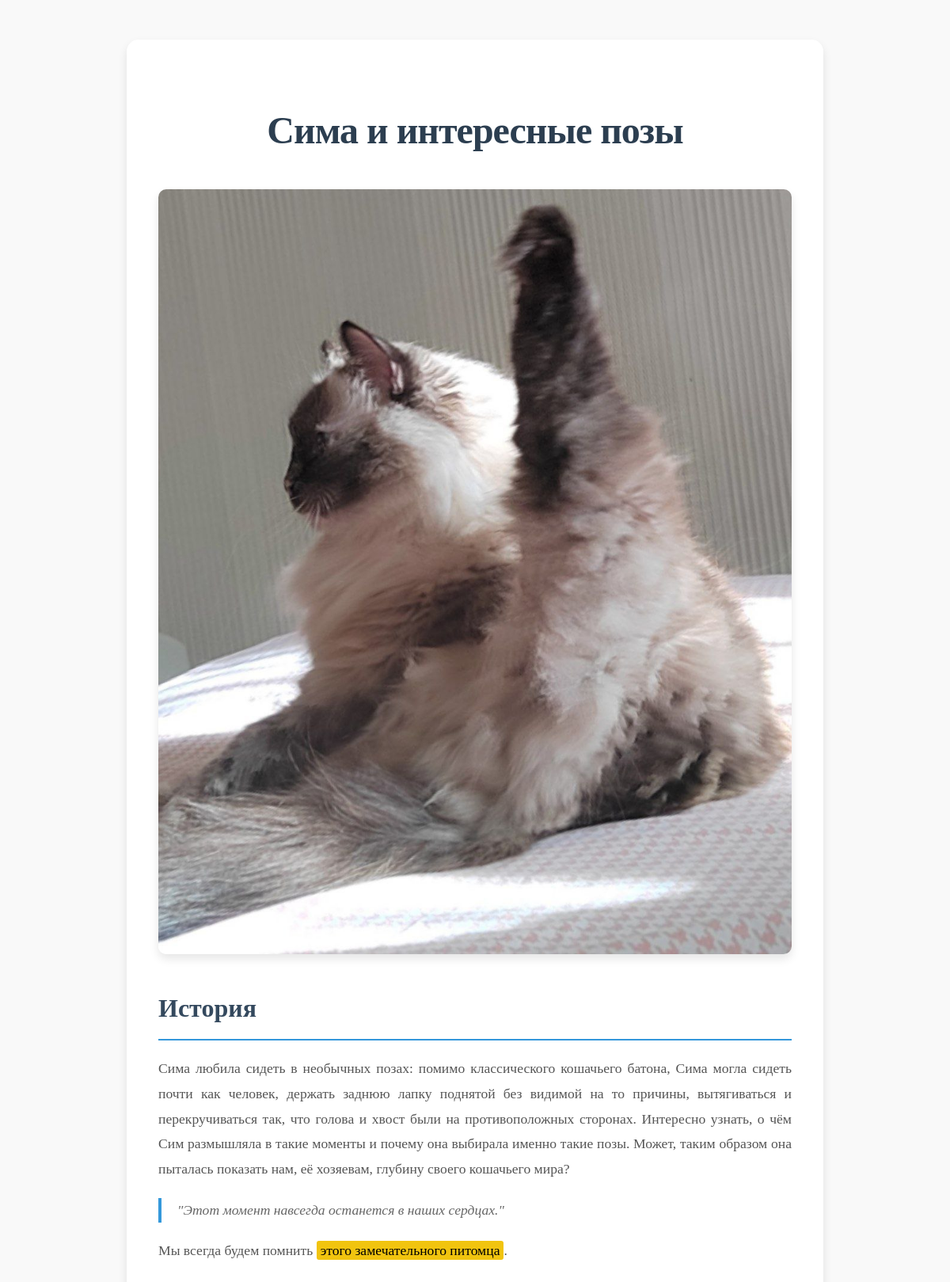
Page /article/3 on the committed database.
### memorial/models.py (models this page shows, shortened)
class SimaPost(models.Model):
    title = models.CharField(max_length=300, blank=False)
    main_picture = models.ImageField(upload_to="uploads/%Y/%m/%d")
    content = models.TextField(blank=True)
    is_published = models.BooleanField(default=True)
    time_create = models.DateTimeField(auto_now_add=True)

### memorial/views.py (the view)
# urls.py: path('article/<int:number>', articles),
def articles(request, number):
    s_post = SimaPost.objects.all()
    if number == 1:
        sp_post = s_post[0]
        return render(request, 'classic_story.html', {'post': sp_post})
    elif number == 2:
        sp_post = s_post[1]
        return render(request, 'classic_story.html', {'post': sp_post})
    elif number == 3:
        sp_post = s_post[2]
        return render(request, 'classic_story.html', {'post': sp_post})
    elif number == 4:
        sp_post = s_post[3]
        return render(request, 'classic_story.html', {'post': sp_post})

### memorial/templates/classic_story.html (shortened to what this page needs)
{% load static %}
{{ '<' }}{{ '!DOCTYPE html>' }}
<html lang="en">
<head>
    <link type="text/css" href="{% static 'css/new_style.css' %}" rel="stylesheet">
</head>
<body>
    <div class="container">
        <h1>{{ post.title }}</h1>
            {% if post.main_picture %}
                <img src="{{ post.main_picture.url }}" alt="{{ post.title }}">
            {% else %}
                    <p>Изображение отсутствует.</p>
            {% endif %}
            <div class="content">
                <h2>История</h2>
                <p>{{ post.content }}</p>
                <blockquote>
                    "Этот момент навсегда останется в наших сердцах."
                </blockquote>
                <p>Мы всегда будем помнить <span class="highlight">этого замечательного питомца</span>.</p>
            </div>
    </div>
</body>
</html>

### static/css/new_style.css (style rules this page uses)
body { font-family: 'Georgia', serif; background-color: #f9f9f9; color: #444; margin: 0; padding: 0; line-height: 1.8; }
.container { max-width: 800px; margin: 50px auto; padding: 40px; background-color: #fff; border-radius: 15px; box-shadow: 0 6px 12px rgba(0, 0, 0, 0.1); }
h1 { font-size: 3rem; color: #2c3e50; text-align: center; margin-bottom: 30px; font-weight: 700; letter-spacing: -1px; }
h2 { font-size: 2rem; color: #34495e; margin-top: 40px; margin-bottom: 20px; font-weight: 600; border-bottom: 2px solid #3498db; padding-bottom: 10px; }
.content { font-size: 1.1rem; color: #555; text-align: justify; margin-top: 20px; }
.content p { margin-bottom: 20px; }
blockquote { font-style: italic; color: #666; border-left: 4px solid #3498db; padding-left: 20px; margin: 20px 0; }
img { max-width: 100%; height: auto; border-radius: 10px; display: block; margin: 30px auto; box-shadow: 0 6px 12px rgba(0, 0, 0, 0.1); }
.highlight { background-color: #f1c40f; padding: 2px 5px; border-radius: 3px; color: #000; }
h1, h2, h3 { animation: fadeIn 1s ease-out; }

### rows in the picture
SimaPost: title "Сима и интересные позы", main_picture (picture), content "Сима любила сидеть в необычных позах: помимо классического кошачьего батона, Сима могла сидеть почти как человек, держать заднюю лапку поднятой без видимой на то причины, вытягиваться и перекручиваться так, что голова и хвост были на противоположных сторонах. Интересно узнать, о чём Сим размышляла в такие моменты и почему она выбирала именно такие позы. Может, таким образом она пыталась показать нам, её хозяевам, глубину своего кошачьего мира?"
